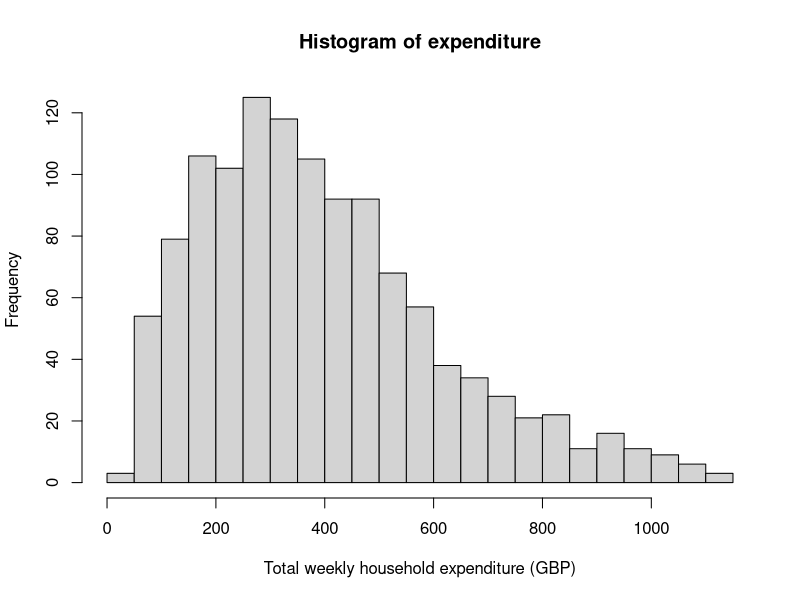
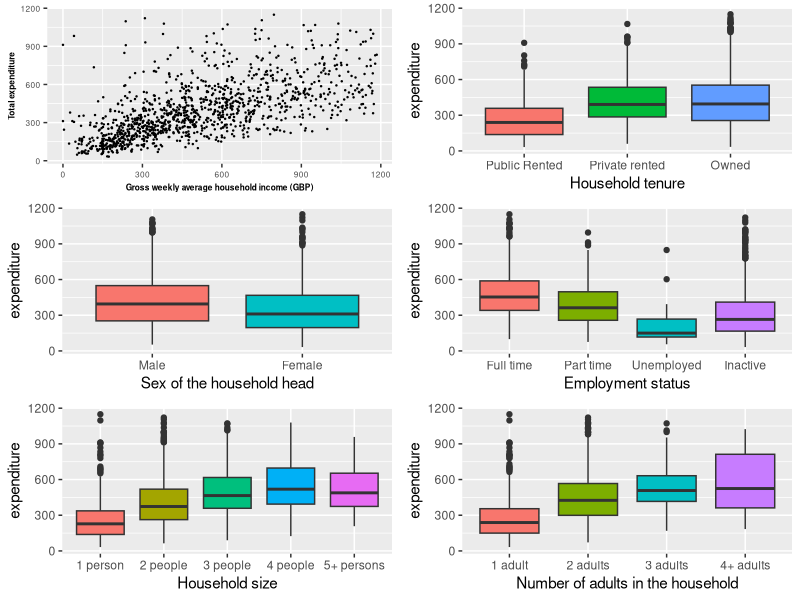
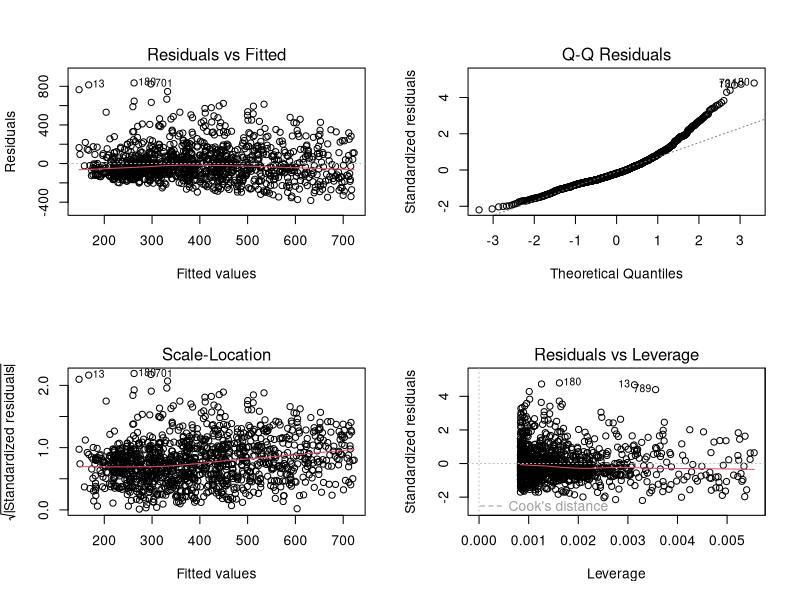
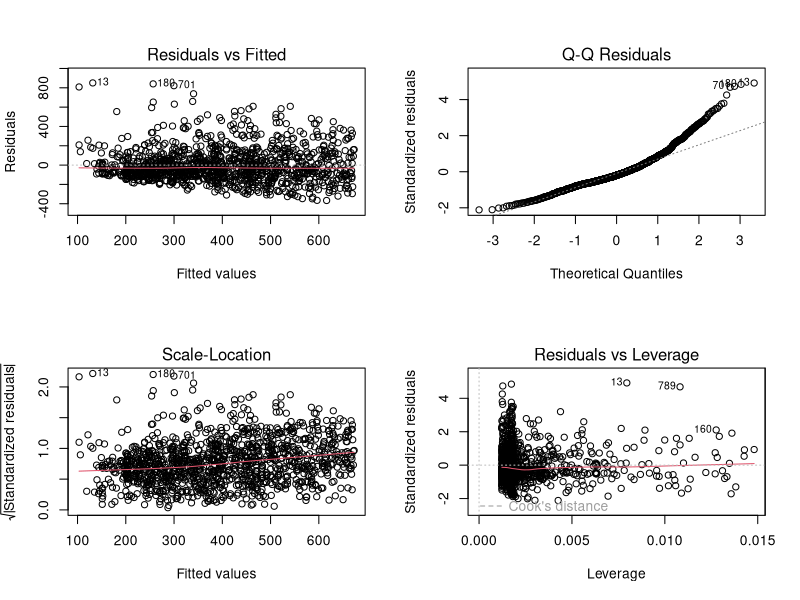
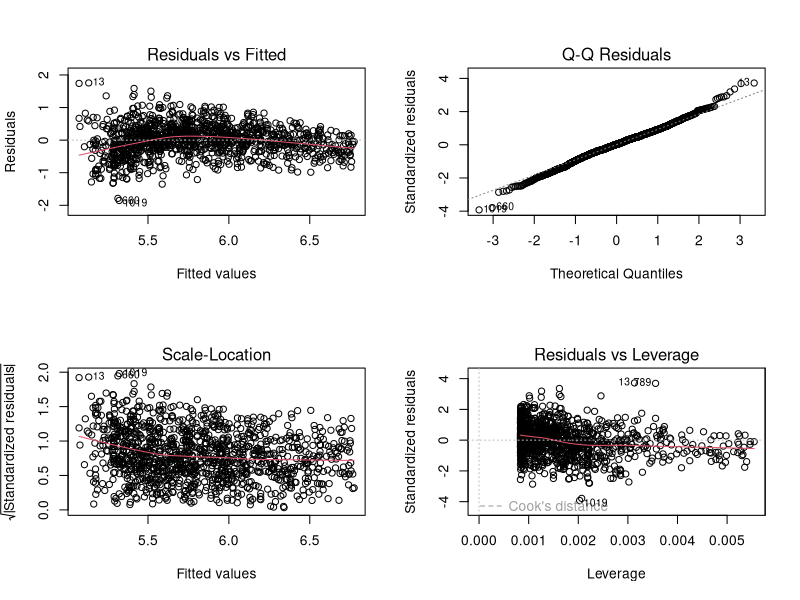
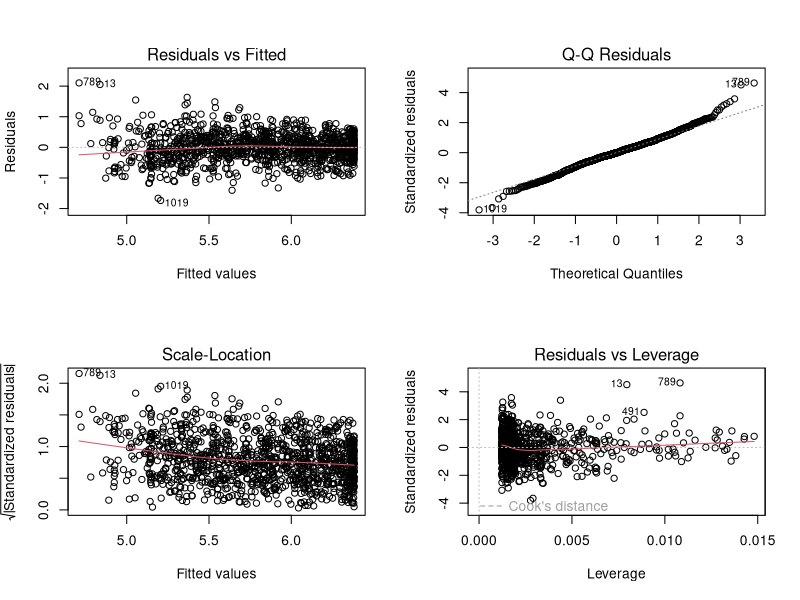
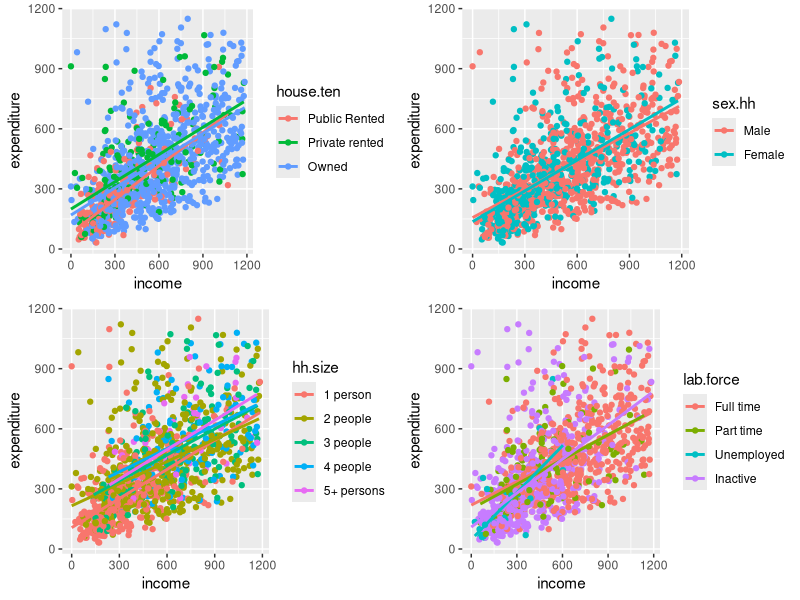
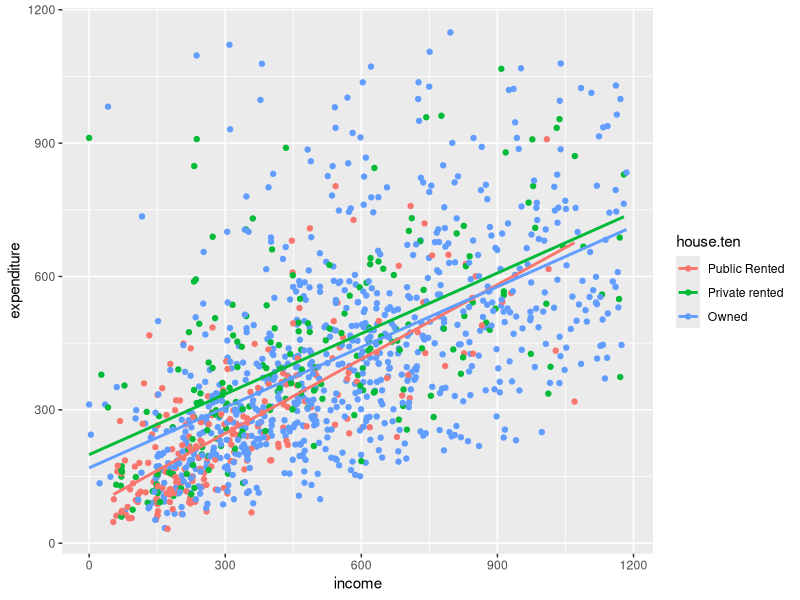

Here is the R script that generated these plots, in order: (Note: this script raises an error after producing the figures.)
## ---- chunk 1
#Initial environment setup
setwd("~/Desktop/GLM/Coursework/GLM-CW")
expend.df <- read.table("expenditure.txt")
library(tidyverse)
library(kableExtra)
library(gridExtra)
library(broom)
library(MASS)
## ---- chunk 2
#Data cleaning

#coding variables as factors
expend.df$house.ten <- factor(expend.df$house.ten,levels=c(1:3),labels=c("Public Rented","Private rented","Owned"))
expend.df$sex.hh <- factor(expend.df$sex.hh,levels=c(1,2),labels=c("Male","Female"))
expend.df$lab.force <- factor(expend.df$lab.force,levels=c(1:4),labels=c("Full time", "Part time","Unemployed","Inactive"))
expend.df$hh.size <- factor(expend.df$hh.size,levels=c(1:5),labels = c("1 person","2 people","3 people","4 people","5+ persons"))
expend.df$hh.adults <- factor(expend.df$hh.adults,levels = c(1:4), labels = c("1 adult","2 adults","3 adults","4+ adults"))

## ---- chunk 3
#Histogram to examine the expenditure
hist(expend.df$expenditure,breaks = 20,
     xlab = "Total weekly household expenditure (GBP)",
     main = "Histogram of expenditure")

#Creating the 
#scatter plot to look at relationship between income and expenditure
p1<-ggplot(data=expend.df,aes(x=income,y=expenditure))+
  geom_point(size=0.2)+
  xlab("Gross weekly average household income (GBP)")+
  ylab("Total expenditure")+
  theme(axis.text=element_text(size=6),
        axis.title=element_text(size=6,face="bold"))

#boxplots
p2<-ggplot(data=expend.df,aes(y=expenditure,x=house.ten,fill=house.ten))+
  geom_boxplot()+
  xlab("Household tenure")+
  guides(fill=F)

#scale_fill_discrete(name="Household\ntenure")

p3<-ggplot(data=expend.df,aes(y=expenditure,x=sex.hh,fill=sex.hh))+
  geom_boxplot()+
  xlab("Sex of the household head")+
  guides(fill=F)
  
p4<-ggplot(data=expend.df,aes(y=expenditure,x=lab.force,fill=lab.force))+
  geom_boxplot()+
  xlab("Employment status")+
  guides(fill=F)

p5<-ggplot(data=expend.df,aes(y=expenditure,x=hh.size,fill=hh.size))+
  geom_boxplot()+
  xlab("Household size")+
  guides(fill=F)

p6<-ggplot(data=expend.df,aes(y=expenditure,x=hh.adults,fill=hh.adults))+
  geom_boxplot()+
  xlab("Number of adults in the household")+
  guides(fill=F)

grid.arrange(p1,p2,p3,p4,p5,p6,ncol=2,nrow=3)
## ---- chunk 4
#Question 2
lm.income<-lm(expenditure~income,data = expend.df)
#summary(lm.income)
as.data.frame(tidy(lm.income)[,1:3])%>%
  kable(escape = F)%>%
  kable_styling(font_size = 15)
par(mfrow=c(2,2))
plot(lm.income)
## ---- chunk 5
#Question 3
lm.income.sqd <- lm(expenditure~income+I(income^2),data = expend.df)
tidy(lm.income.sqd)[,1:3]%>%
  kable(escape = F)%>%
  kable_styling(font_size = 15)
par(mfrow=c(2,2))
plot(lm.income.sqd)

# lm.log.income.sqd <- lm(log(expenditure)~income+I(income^2),data = expend.df)
# summary(lm.log.income.sqd)
# plot(lm.log.income.sqd)
# 
# gamma.income.sqd <-glm(expenditure~income+I(income^2),data=expend.df,family="Gamma")
# summary(gamma.income.sqd)
# plot(gamma.income.sqd)
## ---- chunk 6
#Question 4
lm.log.income<-lm(log(expenditure)~income,data = expend.df)
tidy(lm.log.income)[,1:3]%>%
  kable(escape = F)%>%
  kable_styling(font_size = 15)
par(mfrow=c(2,2))
plot(lm.log.income)
# #QQ plot much better but not sure about the residual vs fitted if the variance decreases as fitted value increases
## ---- chunk 7
lm.log.income.sqd <- lm(log(expenditure)~income+I(income^2),data = expend.df)
tidy(lm.log.income.sqd)[,1:3]%>%
  kable(escape = F)%>%
  kable_styling(font_size = 15)

par(mfrow=c(2,2))
plot(lm.log.income.sqd)
## ---- chunk 8
#Comparing AIC
paste("AIC")
AIC(lm.income)
AIC(lm.income.sqd)
AIC(lm.log.income)
AIC(lm.log.income.sqd)

#Comparing adjusted R squared
paste("adj R squared")
glance(lm.income)$adj.r.squared
glance(lm.income.sqd)$adj.r.squared
glance(lm.log.income)$adj.r.squared
glance(lm.log.income.sqd)$adj.r.squared
## ---- chunk 9
tidy(lm.log.income.sqd)

mean(expend.df$income)
## ---- chunk 10
#Checking variance inflation factors (generalized as variables include factors)
car::vif(lm(log(expenditure)~income+I(income^2)+hh.size+hh.adults+sex.hh+lab.force+house.ten,data=expend.df))
## ---- chunk 11
#Creating tables for chi-squared test
prop.table(table(expend.df$hh.size,expend.df$hh.adults),2)
## ---- chunk 12
lm.adult <- lm(log(expenditure)~income+I(income^2)+hh.adults,data = expend.df)
summary(lm.adult)
#adult significant
  
lm.size <- lm(log(expenditure)~income+I(income^2)+hh.size,data = expend.df)
summary(lm.size)
#size significant

lm.adult.size <- lm(log(expenditure)~income+I(income^2)+hh.size+hh.adults,data = expend.df)
summary(lm.adult.size)
#adult no longer significant
## ---- chunk 13
# #Checking which of the correlated variables to include
# lm.hh.size <- lm(log(expenditure)~income+I(income^2)+hh.size, data = expend.df)
# lm.hh.adults <- lm(log(expenditure)~income+I(income^2)+hh.adults, data = expend.df)
# 
# AIC(lm.hh.size)
# AIC(lm.hh.adults)
# #size has lower AIC
# 
# glance(lm.hh.size)$r.squared
# glance(lm.hh.adults)$r.squared
# #Size has higher R^2

#Based on AIC and R^2 (can use as all models have same number of variables) I select household size and tenure as the 2 variables to use in the model and won't use labour or household adults variables so will no longer consider these 2 variables.
## ---- chunk 14
#interaction between 3 factor variables and income investigation
interaction.continous <-function(var){
  ggplot(data=expend.df,aes(x=income,y=expenditure,colour=.data[[var]]))+
    geom_point()+
  geom_smooth(method='lm', formula= y~x,se=F)
}


int1<-interaction.continous("house.ten")
int2<-interaction.continous("sex.hh")
int3<-interaction.continous("hh.size")
int4<-interaction.continous("lab.force")

grid.arrange(int1,int2,int3,int4,ncol=2,nrow=2)
int1
int2
int3
int4
## ---- chunk 15
lm.int.income.size <- lm(log(expenditure)~income+I(income^2)+hh.size*income+sex.hh+lab.force+house.ten,data=expend.df)
summary(lm.int.income.size)
#significant

lm.int.income.labour <- lm(log(expenditure)~income+I(income^2)+hh.size+sex.hh+lab.force*income+house.ten,data=expend.df)
summary(lm.int.income.labour)
#significant

lm.int.income.tenure <- lm(log(expenditure)~income+I(income^2)+hh.size+sex.hh+lab.force+house.ten*income,data=expend.df)
summary(lm.int.income.tenure)
#significant
## ---- chunk 16
lm.int.sex.size <- lm(log(expenditure)~income+I(income^2)+hh.size*sex.hh+lab.force+house.ten,data=expend.df)
summary(lm.int.sex.size)
#significant

lm.int.sex.labour <- lm(log(expenditure)~income+I(income^2)+hh.size+sex.hh*lab.force+house.ten,data=expend.df)
summary(lm.int.sex.labour)
#not significant

lm.int.sex.tenure <- lm(log(expenditure)~income+I(income^2)+hh.size+sex.hh*house.ten+lab.force,data=expend.df)
summary(lm.int.sex.tenure)
#not significant

lm.int.size.labour <- lm(log(expenditure)~income+I(income^2)+hh.size*lab.force+sex.hh+house.ten,data=expend.df)
summary(lm.int.size.labour)
#not significant

lm.int.size.tenure <- lm(log(expenditure)~income+I(income^2)+hh.size*house.ten+sex.hh+lab.force,data=expend.df)
summary(lm.int.size.tenure)
#not significant

lm.int.labour.tenure <- lm(log(expenditure)~income+I(income^2)+hh.size+sex.hh+lab.force*house.ten,data=expend.df)
summary(lm.int.labour.tenure)
#significant
## ---- chunk 17
#Full model of all variables I want to consider
lm.log.full<-lm(log(expenditure)~income*lab.force+I(income^2)+income*house.ten+income*hh.size+sex.hh*hh.size+lab.force:house.ten,data=expend.df)

AIC(lm.log.full)

#Iteratively performing model selection process
drop1(lm.log.full)
#removing lab.force:house.ten will decrease AIC
lm.full.1.deletion <- update(lm.log.full,.~.-lab.force:house.ten)
AIC(lm.full.1.deletion)

drop1(lm.full.1.deletion)
#removing any variables increases AIC thus stop iterative process

#comparing with original model
glance(lm.log.income.sqd)$adj.r.squared
glance(lm.full.1.deletion)$adj.r.squared

#AIC has been reduced and adjusted R^2 increased

anova(lm.full.1.deletion)
#All variables left statistically significant except income:house.ten
## ---- chunk 18
data.frame("coefficent"=tidy(step.method)[,1],exp(tidy(step.method)[,2]))
## ---- chunk 19
#updating to simplier model
lm.simple.model.1 <- update(lm.full.1.deletion, .~.-income:lab.force-income:hh.size-income:house.ten)

summary(lm.simple.model.1)

drop1(lm.simple.model.1)
#lowest AIC when don't remove any variables

#Therefore this is my final model
lm.final.model <- lm.simple.model.1
## ---- chunk 20
par(mfrow=c(2,2))
plot(lm.final.model)
## ---- chunk 21
data.frame("coefficent"=tidy(lm.final.model)[,1],exp(tidy(lm.final.model)[,2]),tidy(lm.final.model)[,5])


summary(lm.final.model)

#Calculating confidence intervals 

lwr <-exp(tidy(lm.final.model)$estimate+c(-1)*qnorm(0.975)*tidy(lm.final.model)$std.error)
upr <- exp(tidy(lm.final.model)$estimate+c(1)*qnorm(0.975)*tidy(lm.final.model)$std.error)

Point.estimates <- round(exp(tidy(lm.final.model)[,2]),3)
p.values <- round(tidy(lm.final.model)[,5],3)

data.frame("coefficent"=tidy(lm.final.model)[,1],
                 Point.estimates,
                 "Confidence Interval 95%"=c(paste("(",round(lwr,3),", ",round(upr,3),")")),
                 p.values)%>%
  kable(digit=3,caption = "Summary of variables affecting expeniture")%>%
  kable_classic(full_width=F,latex_options = c("hold_position"))
## ---- chunk 22
#calculating percent increase
beta_1 <- 0.002285
beta_2 <- -0.000001036
x <- 300
inc <- 20

(exp(beta_1*(x+inc)+beta_2*(x+inc)^2)/exp(beta_1*x+beta_2*x^2)-1)*100
